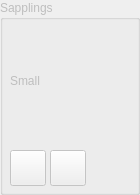
                <widget class="QGroupBox" name="groupBox_eco_Saplings">
                 <property name="enabled">
                  <bool>false</bool>
                 </property>
                 <property name="minimumSize">
                  <size>
                   <width>140</width>
                   <height>0</height>
                  </size>
                 </property>
                 <property name="title">
                  <string>Sapplings</string>
                 </property>
                 <widget class="QLabel" name="eco_species_Saplings">
                  <property name="geometry">
                   <rect>
                    <x>10</x>
                    <y>20</y>
                    <width>121</width>
                    <height>121</height>
                   </rect>
                  </property>
                  <property name="frameShape">
                   <enum>QFrame::Shape::NoFrame</enum>
                  </property>
                  <property name="text">
                   <string>Small</string>
                  </property>
                 </widget>
                 <widget class="QPushButton" name="pushButton_Eco_Clear_Saplings">
                  <property name="geometry">
                   <rect>
                    <x>50</x>
                    <y>150</y>
                    <width>36</width>
                    <height>36</height>
                   </rect>
                  </property>
                  <property name="toolTip">
                   <string>Clear all saplings</string>
                  </property>
                  <property name="text">
                   <string/>
                  </property>
                  <property name="icon">
                   <iconset resource="resources.qrc">
                    <normaloff>:/Icons/Icons/Clear.png</normaloff>:/Icons/Icons/Clear.png</iconset>
                  </property>
                  <property name="iconSize">
                   <size>
                    <width>32</width>
                    <height>32</height>
                   </size>
                  </property>
                 </widget>
                 <widget class="QPushButton" name="pushButton_Eco_Edit_Saplings">
                  <property name="geometry">
                   <rect>
                    <x>10</x>
                    <y>150</y>
                    <width>36</width>
                    <height>36</height>
                   </rect>
                  </property>
                  <property name="toolTip">
                   <string>Edit Oak Saplings</string>
                  </property>
                  <property name="text">
                   <string/>
                  </property>
                  <property name="icon">
                   <iconset resource="resources.qrc">
                    <normaloff>:/Icons/Icons/Edit.png</normaloff>:/Icons/Icons/Edit.png</iconset>
                  </property>
                  <property name="iconSize">
                   <size>
                    <width>32</width>
                    <height>32</height>
                   </size>
                  </property>
                 </widget>
                </widget>
